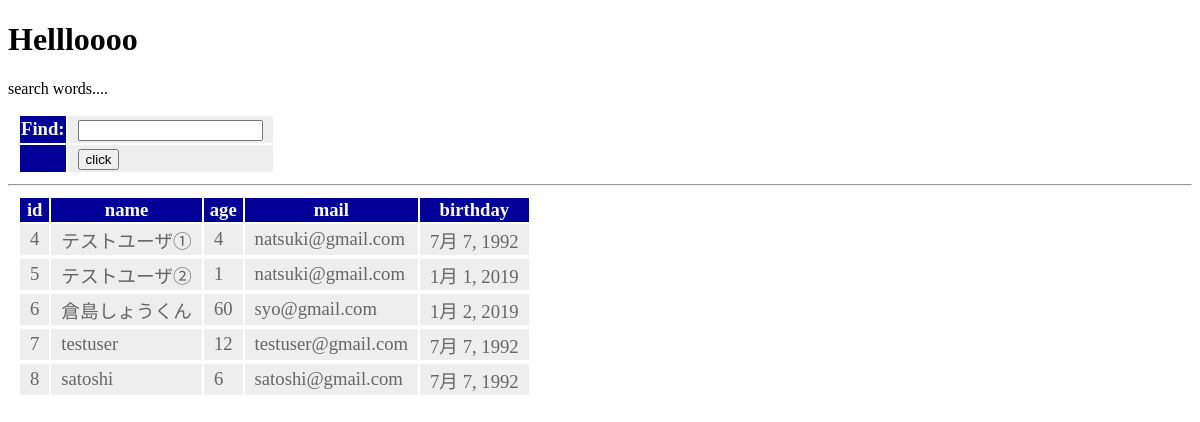
/hello/find, run on the app's committed database.
### hello/models.py (models this page shows, shortened)
class Friend(models.Model):
    name = models.CharField(max_length=100)
    mail = models.EmailField(max_length=200)
    gender = models.BooleanField()
    age = models.IntegerField(default=0)
    birthday = models.DateField()

### hello/views.py (the view)
# urls.py: path('find', views.find, name='find'),
def find(request):
    if  (request.method == 'POST'):
        msg = 'search result:'
        form = FindForm(request.POST)
        str = request.POST['find']
        data = Friend.objects.filter(name=str)
    else:
        msg = 'search words....'
        form = FindForm()
        data = Friend.objects.all()
    params ={
        'title' : 'Hellloooo',
        'message' :msg,
        'form' : form,
        'data': data,
            }
    return render(request, 'hello/find.html', params)

### hello/forms.py
class FindForm(forms.Form):
    find = forms.CharField(label='Find', required=False)

### hello-/templates/hello/find.html (shortened to what this page needs)
{% load static %}
<!doctype html>
<html lang="ja">
<head>
    <link rel="stylesheet" type="text/css"
        href="{% static 'hello/css/style.css' %}" />
</head>
<body>
    <h1>{{title}}</h1>
    <p>{{message|safe}}</p>
    <table>
        <form action="{% url 'find' %}" method="post">
        {{form}}
        <tr><th></th><td><input type="submit" value="click"></td></tr>
        </form>
    </table>
    <hr>
    <table>
        <tr>
            <th>id</th>
            <th>name</th>
            <th>age</th>
            <th>mail</th>
            <th>birthday</th>
        </tr>
    {% for item in data %}
        <tr>
            <td>{{item.id}}</td>
            <td>{{item.name}}</td>
            <td>{{item.age}}</td>
            <td>{{item.mail}}</td>
            <td>{{item.birthday}}</td>
        <tr>
    {% endfor %}
    </table>
</body>
</html>

### hello/static/hello/css/style.css (style rules this page uses)
table { margin:10px; font-size:14pt; }
table tr th { background-color:#009; color:white; paddin:2px 10px; birder-size:2px; }
table tr td { background-color:#eee; color:#666; padding:2px 10px; birder-size:2px; }

### data on the page
Friend: id "4", name "テストユーザ①", age "4", mail "natsuki@gmail.com", birthday "7月 7, 1992"
Friend: id "5", name "テストユーザ②", age "1", mail "natsuki@gmail.com", birthday "1月 1, 2019"
Friend: id "6", name "倉島しょうくん", age "60", mail "syo@gmail.com", birthday "1月 2, 2019"
Friend: id "7", name "testuser", age "12", mail "testuser@gmail.com", birthday "7月 7, 1992"
Friend: id "8", name "satoshi", age "6", mail "satoshi@gmail.com", birthday "7月 7, 1992"

### other printed values
{{ title }} "Hellloooo"
{{ message|safe }} "search words...."
